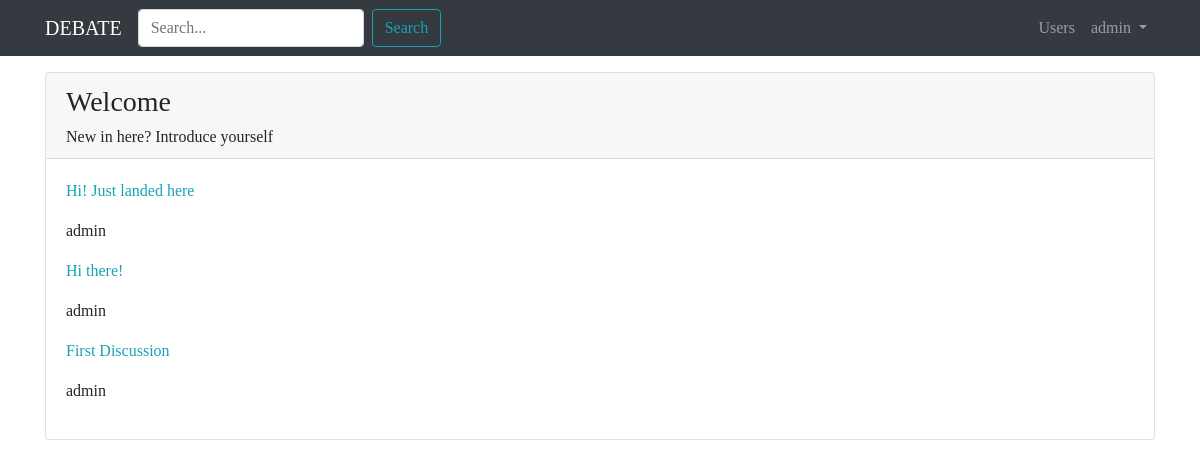
/forum/section/1 (signed in), run on the app's committed database.
### forum/models.py (models this page shows, shortened)
class Section(models.Model):
  name_section = models.CharField(max_length=80)
  description = models.CharField(max_length=150, blank=True, null=True)
  logo_section = models.ImageField(blank=True, null=True)

class Discussion(models.Model):
  title = models.CharField(max_length=120)
  creation_date = models.DateTimeField(auto_now_add=True)
  author_discussion = models.ForeignKey(User, on_delete=models.CASCADE, related_name="discussions")
  belong_section = models.ForeignKey(Section, on_delete=models.CASCADE)
  def get_absolute_url(self):
    return reverse("visualize_discussion", kwargs={"pk": self.pk})

### forum/views.py (the view)
# urls.py: path('section/<int:pk>', views.visualizeSection, name="section_view"),
def visualizeSection(request, pk):
    section = get_object_or_404(Section, pk=pk)
    discussions_section = Discussion.objects.filter(belong_section=section).order_by("-creation_date")
    context = {"section": section, "discussions": discussions_section}
    return render(request, "forum/single_section.html", context)

### forum/templates/forum/single_section.html (shortened to what this page needs)
{% extends 'base.html' %}
{% block content %}
<div class="card my-3">
  <div class="card-header">
    <h3>{{ section.name_section }}</h3>
    <h6 class="card-text">{{ section.description }}</h6>
  </div>
  <div class="card-body">
    {% for discussion in discussions %}
      <p><a href="{{ discussion.get_absolute_url }}">{{ discussion.title }}</a></p>
      <p>{{ discussion.author_discussion }}</p>
    {% endfor %}
  </div>
</div>
{% endblock content %}

### templates/base.html (shortened to what this page needs)
{% load static %}
<!doctype html>
<html lang="en">
<head>
  <link rel="stylesheet" href="https://stackpath.bootstrapcdn.com/bootstrap/4.4.1/css/bootstrap.min.css"
>
  <link rel="stylesheet" href="{% static '/css/debate.css' %}">
</head>
<body>
  <nav class="navbar navbar-expand-lg navbar-dark bg-dark">
    <div class="container">
      <a class="navbar-brand" href="/">DEBATE</a>
      <div class="collapse navbar-collapse" id="navbarSupportedContent">
        <form class="form-inline my-2 my-lg-0">
          <input class="form-control mr-sm-2" type="search" placeholder="Search..." aria-label="Search">
          <button class="btn btn-outline-info my-2 my-sm-0" type="submit">Search</button>
        </form>
        <ul class="navbar-nav ml-auto">
          <li class="nav-item">
            <a class="nav-link" href="{% url 'user_list' %}">Users<span class="sr-only">(current)</span></a>
          </li>
          {% if request.user.is_authenticated %}
            <li class="nav-item dropdown">
              <a class="nav-link dropdown-toggle" href="#" id="navbarDropdown" role="button" data-toggle="dropdown"
                aria-haspopup="true" aria-expanded="false">
                {{ request.user.username }}
              </a>
            </li>
              {% endif %}
          </ul>
        </div>
      </div>
  </nav>
  <div class="container">
    {% block content %}
    {% endblock content %}
  </div>
</body>
</html>

### static-storage/css/debate.css (style rules this page uses)
body { font-family: 'Playfair Display', serif; }
a, a:hover { color: #17a2b8; }

### data on the page
Section: name_section "Welcome", description "New in here? Introduce yourself"
Discussion: title "Hi! Just landed here", author_discussion "admin"
Discussion: title "Hi there!", author_discussion "admin"
Discussion: title "First Discussion", author_discussion "admin"

### other printed values
{{ request.user.username }} "admin"
